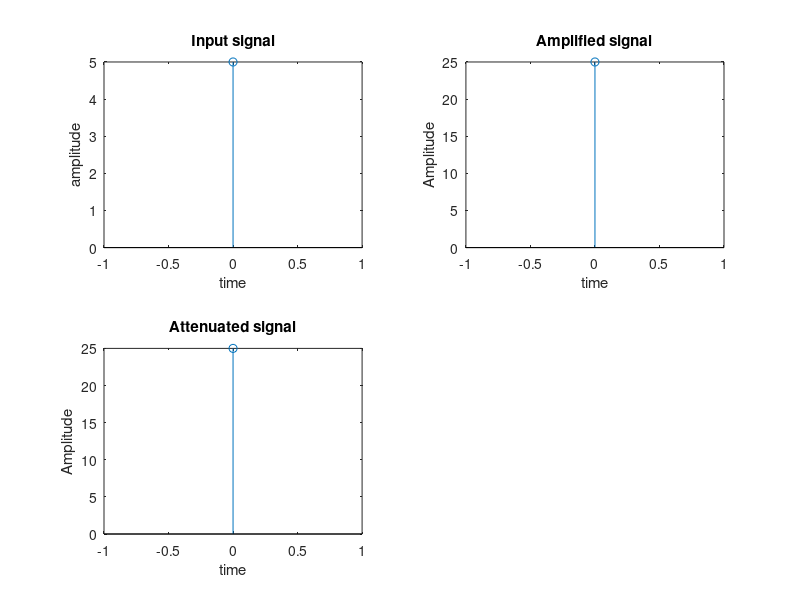

Recreate this plot in MATLAB.

clc;
clear all;
close all;
%operations on the amplitude of signal
x=input('Enter input sequence:');
a=input('Enter amplification factor:');
b=input('Enter attenuation factor:');
y1=a*x;
y2=b*x;
n=length(x);
subplot(2,2,1);
stem(0:n-1,x);
xlabel('time');
ylabel('amplitude');
title('Input signal');
subplot(2,2,2);
stem(0:n-1,y1);
xlabel('time');
ylabel('Amplitude');
title('Amplified signal');
subplot(2,2,3);
stem(0:n-1,y2);
xlabel('time');
ylabel('Amplitude');
title('Attenuated signal');
